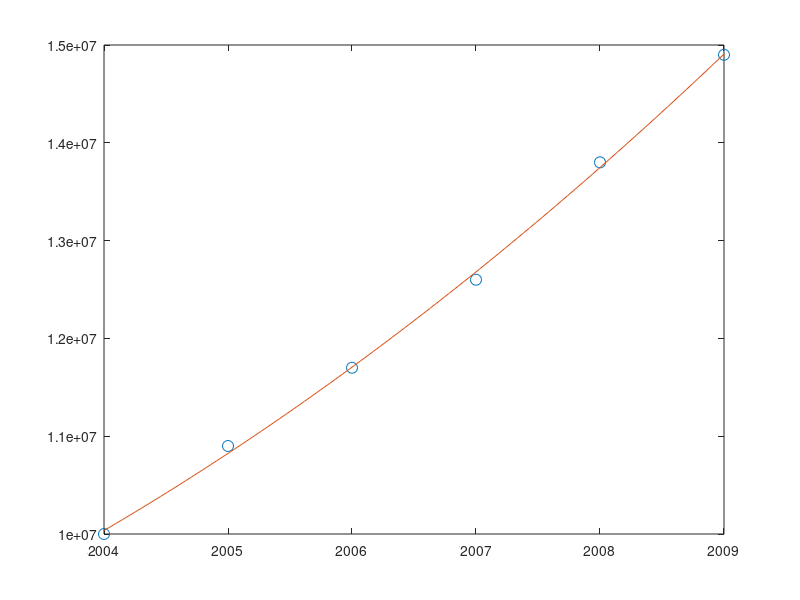

Source code (MATLAB):
years = [2004, 2005, 2006, 2007, 2008, 2009];
population = [10000000, 10900000, 11700000, 12600000, 13800000, 14900000];
p = polyfit(years, population, 2);
years_fit = linspace(2004, 2009);
population_fit = polyval(p, years_fit);
figure;
plot(years, population, 'o', 'MarkerSize', 8, 'DisplayName', 'Data'); % Original data points
hold on;
plot(years_fit, population_fit, '-', 'LineWidth', 0.5, 'DisplayName', 'Polynomial Fit'); % Polynomial curve

target_population = 20050000;
p_adjusted = p;
p_adjusted(end) = p_adjusted(end) - target_population;
estimated_years = roots(p_adjusted);
format bank;
estimated_year = estimated_years(estimated_years > 2009);
t = estimated_year
